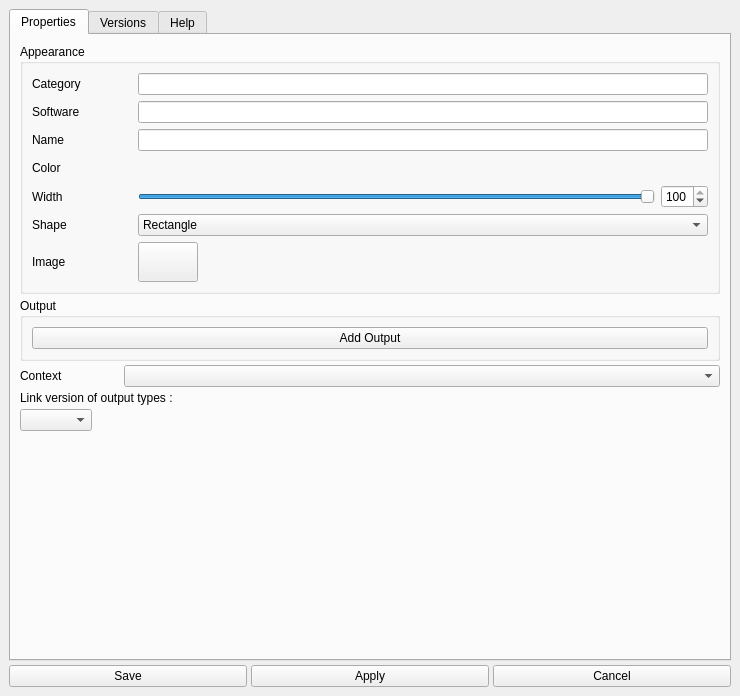
<?xml version="1.0" encoding="UTF-8"?>
<ui version="4.0">
 <class>MainWindow</class>
 <widget class="QMainWindow" name="MainWindow">
  <property name="windowModality">
   <enum>Qt::ApplicationModal</enum>
  </property>
  <property name="geometry">
   <rect>
    <x>0</x>
    <y>0</y>
    <width>740</width>
    <height>696</height>
   </rect>
  </property>
  <property name="windowTitle">
   <string>Pypeline Types Editor</string>
  </property>
  <widget class="QWidget" name="centralwidget">
   <layout class="QHBoxLayout" name="horizontalLayout_6">
    <property name="spacing">
     <number>0</number>
    </property>
    <property name="leftMargin">
     <number>9</number>
    </property>
    <property name="topMargin">
     <number>9</number>
    </property>
    <property name="rightMargin">
     <number>9</number>
    </property>
    <property name="bottomMargin">
     <number>9</number>
    </property>
    <item>
     <layout class="QVBoxLayout" name="verticalLayout_6">
      <property name="spacing">
       <number>4</number>
      </property>
      <item>
       <layout class="QHBoxLayout" name="horizontalLayout" stretch="0">
        <property name="spacing">
         <number>6</number>
        </property>
        <item>
         <widget class="QTabWidget" name="tabWidget">
          <property name="currentIndex">
           <number>0</number>
          </property>
          <widget class="QWidget" name="tabProperties">
           <attribute name="title">
            <string>Properties</string>
           </attribute>
           <layout class="QVBoxLayout" name="verticalLayout_7">
            <property name="spacing">
             <number>4</number>
            </property>
            <item>
             <widget class="QGroupBox" name="groupBox_2">
              <property name="title">
               <string>Appearance</string>
              </property>
              <layout class="QVBoxLayout" name="verticalLayout_10">
               <item>
                <layout class="QHBoxLayout" name="horizontalLayout_20">
                 <item>
                  <widget class="QLabel" name="label_15">
                   <property name="minimumSize">
                    <size>
                     <width>100</width>
                     <height>0</height>
                    </size>
                   </property>
                   <property name="toolTip">
                    <string>Helpfull to order the types in the type area</string>
                   </property>
                   <property name="text">
                    <string>Category</string>
                   </property>
                  </widget>
                 </item>
                 <item>
                  <widget class="QLineEdit" name="categoryLineEdit">
                   <property name="toolTip">
                    <string>Helpfull to order the types in the type area</string>
                   </property>
                  </widget>
                 </item>
                </layout>
               </item>
               <item>
                <layout class="QHBoxLayout" name="horizontalLayout_18">
                 <item>
                  <widget class="QLabel" name="label_13">
                   <property name="minimumSize">
                    <size>
                     <width>100</width>
                     <height>0</height>
                    </size>
                   </property>
                   <property name="text">
                    <string>Software</string>
                   </property>
                  </widget>
                 </item>
                 <item>
                  <widget class="QLineEdit" name="softwareLineEdit"/>
                 </item>
                </layout>
               </item>
               <item>
                <layout class="QHBoxLayout" name="horizontalLayout_2">
                 <item>
                  <widget class="QLabel" name="label">
                   <property name="sizePolicy">
                    <sizepolicy hsizetype="Fixed" vsizetype="Preferred">
                     <horstretch>0</horstretch>
                     <verstretch>0</verstretch>
                    </sizepolicy>
                   </property>
                   <property name="minimumSize">
                    <size>
                     <width>100</width>
                     <height>0</height>
                    </size>
                   </property>
                   <property name="maximumSize">
                    <size>
                     <width>100</width>
                     <height>16777215</height>
                    </size>
                   </property>
                   <property name="toolTip">
                    <string>Name of the type</string>
                   </property>
                   <property name="text">
                    <string>Name</string>
                   </property>
                  </widget>
                 </item>
                 <item>
                  <widget class="QLineEdit" name="nameLineEdit">
                   <property name="toolTip">
                    <string>Name of the type</string>
                   </property>
                   <property name="statusTip">
                    <string/>
                   </property>
                  </widget>
                 </item>
                </layout>
               </item>
               <item>
                <layout class="QHBoxLayout" name="horizontalLayout_7">
                 <item>
                  <widget class="QLabel" name="colorLabel">
                   <property name="minimumSize">
                    <size>
                     <width>100</width>
                     <height>0</height>
                    </size>
                   </property>
                   <property name="maximumSize">
                    <size>
                     <width>100</width>
                     <height>16777215</height>
                    </size>
                   </property>
                   <property name="toolTip">
                    <string>Color of the type visible in the links, the type area and for a non-image shape</string>
                   </property>
                   <property name="text">
                    <string>Color</string>
                   </property>
                  </widget>
                 </item>
                 <item>
                  <widget class="QPushButton" name="colorButton">
                   <property name="toolTip">
                    <string>Color of the type visible in the links, the type area and for a non-image shape</string>
                   </property>
                   <property name="text">
                    <string/>
                   </property>
                   <property name="flat">
                    <bool>true</bool>
                   </property>
                  </widget>
                 </item>
                </layout>
               </item>
               <item>
                <layout class="QHBoxLayout" name="horizontalLayout_22">
                 <item>
                  <widget class="QLabel" name="label_17">
                   <property name="minimumSize">
                    <size>
                     <width>100</width>
                     <height>0</height>
                    </size>
                   </property>
                   <property name="text">
                    <string>Width</string>
                   </property>
                  </widget>
                 </item>
                 <item>
                  <widget class="QSlider" name="widthSlider">
                   <property name="minimum">
                    <number>20</number>
                   </property>
                   <property name="maximum">
                    <number>100</number>
                   </property>
                   <property name="value">
                    <number>100</number>
                   </property>
                   <property name="orientation">
                    <enum>Qt::Horizontal</enum>
                   </property>
                  </widget>
                 </item>
                 <item>
                  <widget class="QSpinBox" name="widthSpinBox">
                   <property name="minimum">
                    <number>20</number>
                   </property>
                   <property name="maximum">
                    <number>100</number>
                   </property>
                   <property name="value">
                    <number>100</number>
                   </property>
                  </widget>
                 </item>
                </layout>
               </item>
               <item>
                <layout class="QHBoxLayout" name="horizontalLayout_8" stretch="0,0">
                 <item>
                  <widget class="QLabel" name="label_6">
                   <property name="minimumSize">
                    <size>
                     <width>100</width>
                     <height>0</height>
                    </size>
                   </property>
                   <property name="maximumSize">
                    <size>
                     <width>100</width>
                     <height>16777215</height>
                    </size>
                   </property>
                   <property name="toolTip">
                    <string>Shape of the the node</string>
                   </property>
                   <property name="text">
                    <string>Shape</string>
                   </property>
                  </widget>
                 </item>
                 <item>
                  <widget class="QComboBox" name="shapeComboBox">
                   <property name="minimumSize">
                    <size>
                     <width>200</width>
                     <height>0</height>
                    </size>
                   </property>
                   <property name="toolTip">
                    <string>Shape of the the node</string>
                   </property>
                   <item>
                    <property name="text">
                     <string>Rectangle</string>
                    </property>
                   </item>
                   <item>
                    <property name="text">
                     <string>Circle</string>
                    </property>
                   </item>
                   <item>
                    <property name="text">
                     <string>Image</string>
                    </property>
                   </item>
                  </widget>
                 </item>
                </layout>
               </item>
               <item>
                <widget class="QWidget" name="imageWidget" native="true">
                 <layout class="QHBoxLayout" name="horizontalLayout_21">
                  <property name="leftMargin">
                   <number>0</number>
                  </property>
                  <property name="topMargin">
                   <number>0</number>
                  </property>
                  <property name="rightMargin">
                   <number>0</number>
                  </property>
                  <property name="bottomMargin">
                   <number>0</number>
                  </property>
                  <item>
                   <widget class="QLabel" name="label_11">
                    <property name="minimumSize">
                     <size>
                      <width>100</width>
                      <height>0</height>
                     </size>
                    </property>
                    <property name="text">
                     <string>Image</string>
                    </property>
                   </widget>
                  </item>
                  <item>
                   <widget class="QPushButton" name="shapeButton">
                    <property name="minimumSize">
                     <size>
                      <width>60</width>
                      <height>40</height>
                     </size>
                    </property>
                    <property name="text">
                     <string/>
                    </property>
                   </widget>
                  </item>
                  <item>
                   <spacer name="horizontalSpacer_2">
                    <property name="orientation">
                     <enum>Qt::Horizontal</enum>
                    </property>
                    <property name="sizeHint" stdset="0">
                     <size>
                      <width>40</width>
                      <height>20</height>
                     </size>
                    </property>
                   </spacer>
                  </item>
                 </layout>
                </widget>
               </item>
              </layout>
             </widget>
            </item>
            <item>
             <widget class="QGroupBox" name="groupBox">
              <property name="title">
               <string>Output</string>
              </property>
              <layout class="QVBoxLayout" name="verticalLayout_9">
               <item>
                <layout class="QVBoxLayout" name="outputLayout"/>
               </item>
               <item>
                <widget class="QPushButton" name="addOutputButton">
                 <property name="text">
                  <string>Add Output</string>
                 </property>
                </widget>
               </item>
              </layout>
             </widget>
            </item>
            <item>
             <layout class="QHBoxLayout" name="horizontalLayout_15" stretch="0,1">
              <item>
               <widget class="QLabel" name="label_10">
                <property name="minimumSize">
                 <size>
                  <width>100</width>
                  <height>0</height>
                 </size>
                </property>
                <property name="text">
                 <string>Context</string>
                </property>
               </widget>
              </item>
              <item>
               <widget class="QComboBox" name="contextComboBox"/>
              </item>
             </layout>
            </item>
            <item>
             <widget class="QLabel" name="label_3">
              <property name="toolTip">
               <string>The version number of the node will ba applyed to output nodes of this\ose types</string>
              </property>
              <property name="text">
               <string>Link version of output types :</string>
              </property>
             </widget>
            </item>
            <item>
             <layout class="QHBoxLayout" name="linksLayout">
              <item>
               <widget class="QComboBox" name="linksComboBox">
                <property name="toolTip">
                 <string>Versions number will be synchronized between nodes of those types directly connected to this node</string>
                </property>
               </widget>
              </item>
              <item>
               <spacer name="horizontalSpacer">
                <property name="orientation">
                 <enum>Qt::Horizontal</enum>
                </property>
                <property name="sizeHint" stdset="0">
                 <size>
                  <width>40</width>
                  <height>20</height>
                 </size>
                </property>
               </spacer>
              </item>
             </layout>
            </item>
            <item>
             <spacer name="verticalSpacer">
              <property name="orientation">
               <enum>Qt::Vertical</enum>
              </property>
              <property name="sizeHint" stdset="0">
               <size>
                <width>20</width>
                <height>40</height>
               </size>
              </property>
             </spacer>
            </item>
           </layout>
          </widget>
          <widget class="QWidget" name="tabVersions">
           <attribute name="title">
            <string>Versions</string>
           </attribute>
           <layout class="QVBoxLayout" name="verticalLayout_13">
            <item>
             <layout class="QHBoxLayout" name="horizontalLayout_23" stretch="1,0,0,0">
              <item>
               <widget class="QComboBox" name="versionComboBox"/>
              </item>
              <item>
               <widget class="QPushButton" name="newVersionPushButton">
                <property name="minimumSize">
                 <size>
                  <width>100</width>
                  <height>0</height>
                 </size>
                </property>
                <property name="text">
                 <string>New</string>
                </property>
               </widget>
              </item>
              <item>
               <widget class="QPushButton" name="publishVersionPushButton">
                <property name="minimumSize">
                 <size>
                  <width>100</width>
                  <height>0</height>
                 </size>
                </property>
                <property name="text">
                 <string>Publish</string>
                </property>
               </widget>
              </item>
              <item>
               <widget class="QPushButton" name="deleteVersionPushButton">
                <property name="minimumSize">
                 <size>
                  <width>100</width>
                  <height>0</height>
                 </size>
                </property>
                <property name="text">
                 <string>Delete</string>
                </property>
               </widget>
              </item>
             </layout>
            </item>
            <item>
             <widget class="QTabWidget" name="tabWidget_2">
              <property name="currentIndex">
               <number>0</number>
              </property>
              <widget class="QWidget" name="tab_2">
               <attribute name="title">
                <string>Actions</string>
               </attribute>
               <layout class="QVBoxLayout" name="verticalLayout_14">
                <item>
                 <layout class="QHBoxLayout" name="horizontalLayout_16" stretch="0,1">
                  <item>
                   <layout class="QVBoxLayout" name="verticalLayout">
                    <item>
                     <widget class="QLabel" name="label_4">
                      <property name="text">
                       <string>Actions</string>
                      </property>
                      <property name="alignment">
                       <set>Qt::AlignCenter</set>
                      </property>
                     </widget>
                    </item>
                    <item>
                     <widget class="QListWidget" name="actionListWidget"/>
                    </item>
                    <item>
                     <layout class="QHBoxLayout" name="horizontalLayout_17">
                      <item>
                       <widget class="QPushButton" name="addActionButton">
                        <property name="text">
                         <string/>
                        </property>
                       </widget>
                      </item>
                      <item>
                       <widget class="QPushButton" name="delActionButton">
                        <property name="text">
                         <string/>
                        </property>
                       </widget>
                      </item>
                      <item>
                       <widget class="QPushButton" name="upActionButton">
                        <property name="text">
                         <string/>
                        </property>
                       </widget>
                      </item>
                      <item>
                       <widget class="QPushButton" name="downActionButton">
                        <property name="text">
                         <string/>
                        </property>
                       </widget>
                      </item>
                     </layout>
                    </item>
                   </layout>
                  </item>
                  <item>
                   <layout class="QVBoxLayout" name="verticalLayout_2">
                    <item>
                     <layout class="QHBoxLayout" name="horizontalLayout_11">
                      <item>
                       <widget class="QLabel" name="label_7">
                        <property name="minimumSize">
                         <size>
                          <width>80</width>
                          <height>0</height>
                         </size>
                        </property>
                        <property name="toolTip">
                         <string>A sub menu will be created for all actions with this context</string>
                        </property>
                        <property name="text">
                         <string>Menu</string>
                        </property>
                       </widget>
                      </item>
                      <item>
                       <widget class="QLineEdit" name="actionMenuLineEdit">
                        <property name="toolTip">
                         <string>A sub menu will be created for all actions with this context</string>
                        </property>
                       </widget>
                      </item>
                     </layout>
                    </item>
                    <item>
                     <layout class="QHBoxLayout" name="horizontalLayout_5">
                      <item>
                       <widget class="QLabel" name="label_5">
                        <property name="minimumSize">
                         <size>
                          <width>80</width>
                          <height>0</height>
                         </size>
                        </property>
                        <property name="toolTip">
                         <string>Name of the action</string>
                        </property>
                        <property name="text">
                         <string>Name</string>
                        </property>
                       </widget>
                      </item>
                      <item>
                       <widget class="QLineEdit" name="actionNameLineEdit">
                        <property name="toolTip">
                         <string>Name of the action</string>
                        </property>
                       </widget>
                      </item>
                      <item>
                       <widget class="QCheckBox" name="actionStackCheckBox">
                        <property name="toolTip">
                         <string>Wait til the end of the action before running the next action in the action stack</string>
                        </property>
                        <property name="text">
                         <string>Stack</string>
                        </property>
                        <property name="checked">
                         <bool>true</bool>
                        </property>
                       </widget>
                      </item>
                     </layout>
                    </item>
                    <item>
                     <layout class="QHBoxLayout" name="horizontalLayout_9">
                      <item>
                       <widget class="QLabel" name="label_12">
                        <property name="minimumSize">
                         <size>
                          <width>80</width>
                          <height>0</height>
                         </size>
                        </property>
                        <property name="toolTip">
                         <string>A window will be prompt with this warning to ensure you want to run this action</string>
                        </property>
                        <property name="text">
                         <string>Warning</string>
                        </property>
                       </widget>
                      </item>
                      <item>
                       <widget class="QLineEdit" name="actionWarningLineEdit">
                        <property name="toolTip">
                         <string>A window will be prompt with this warning to ensure you want to run this action</string>
                        </property>
                       </widget>
                      </item>
                     </layout>
                    </item>
                    <item>
                     <layout class="QHBoxLayout" name="horizontalLayout_19">
                      <item>
                       <widget class="QLabel" name="label_14">
                        <property name="minimumSize">
                         <size>
                          <width>80</width>
                          <height>0</height>
                         </size>
                        </property>
                        <property name="toolTip">
                         <string>List of the users who will be able to see and launch the action</string>
                        </property>
                        <property name="text">
                         <string>Users</string>
                        </property>
                       </widget>
                      </item>
                      <item>
                       <widget class="QLineEdit" name="actionUsersLineEdit">
                        <property name="toolTip">
                         <string>List of the users who will be able to see and launch the action</string>
                        </property>
                       </widget>
                      </item>
                     </layout>
                    </item>
                    <item>
                     <layout class="QHBoxLayout" name="actionTextLayout">
                      <property name="spacing">
                       <number>0</number>
                      </property>
                     </layout>
                    </item>
                   </layout>
                  </item>
                 </layout>
                </item>
               </layout>
              </widget>
              <widget class="QWidget" name="tab_3">
               <attribute name="title">
                <string>Parameters</string>
               </attribute>
               <layout class="QVBoxLayout" name="verticalLayout_15">
                <item>
                 <layout class="QHBoxLayout" name="horizontalLayout_10" stretch="0,1">
                  <item>
                   <layout class="QVBoxLayout" name="verticalLayout_4">
                    <item>
                     <widget class="QListWidget" name="paramListWidget">
                      <property name="maximumSize">
                       <size>
                        <width>300</width>
                        <height>16777215</height>
                       </size>
                      </property>
                     </widget>
                    </item>
                    <item>
                     <layout class="QHBoxLayout" name="horizontalLayout_3">
                      <item>
                       <widget class="QPushButton" name="addParamButton"/>
                      </item>
                      <item>
                       <widget class="QPushButton" name="delParamButton"/>
                      </item>
                      <item>
                       <widget class="QPushButton" name="upParamButton"/>
                      </item>
                      <item>
                       <widget class="QPushButton" name="downParamButton"/>
                      </item>
                     </layout>
                    </item>
                   </layout>
                  </item>
                  <item>
                   <layout class="QVBoxLayout" name="verticalLayout_3">
                    <property name="spacing">
                     <number>4</number>
                    </property>
                    <item>
                     <layout class="QHBoxLayout" name="horizontalLayout_14">
                      <item>
                       <widget class="QLabel" name="label_8">
                        <property name="minimumSize">
                         <size>
                          <width>100</width>
                          <height>0</height>
                         </size>
                        </property>
                        <property name="toolTip">
                         <string>Name of the parameter. The value of this parameter will be stored in an environment variable with the same name at the execution</string>
                        </property>
                        <property name="text">
                         <string>Name</string>
                        </property>
                       </widget>
                      </item>
                      <item>
                       <widget class="QLineEdit" name="paramNameLineEdit">
                        <property name="toolTip">
                         <string>Name of the parameter. The value of this parameter will be stored in an environment variable with the same name at the execution</string>
                        </property>
                       </widget>
                      </item>
                     </layout>
                    </item>
                    <item>
                     <layout class="QHBoxLayout" name="horizontalLayout_4" stretch="0,1">
                      <item>
                       <widget class="QLabel" name="label_2">
                        <property name="minimumSize">
                         <size>
                          <width>100</width>
                          <height>0</height>
                         </size>
                        </property>
                        <property name="text">
                         <string>Type</string>
                        </property>
                       </widget>
                      </item>
                      <item>
                       <widget class="QComboBox" name="paramTypeComboBox">
                        <item>
                         <property name="text">
                          <string>Bool</string>
                         </property>
                        </item>
                        <item>
                         <property name="text">
                          <string>Int</string>
                         </property>
                        </item>
                        <item>
                         <property name="text">
                          <string>Float</string>
                         </property>
                        </item>
                        <item>
                         <property name="text">
                          <string>String</string>
                         </property>
                        </item>
                        <item>
                         <property name="text">
                          <string>Text</string>
                         </property>
                        </item>
                        <item>
                         <property name="text">
                          <string>Python</string>
                         </property>
                        </item>
                        <item>
                         <property name="text">
                          <string>File</string>
                         </property>
                        </item>
                        <item>
                         <property name="text">
                          <string>Enum</string>
                         </property>
                        </item>
                       </widget>
                      </item>
                     </layout>
                    </item>
                    <item>
                     <widget class="QLineEdit" name="enumLineEdit"/>
                    </item>
                    <item>
                     <layout class="QHBoxLayout" name="horizontalLayout_13" stretch="0,1">
                      <item>
                       <widget class="QLabel" name="label_9">
                        <property name="minimumSize">
                         <size>
                          <width>100</width>
                          <height>0</height>
                         </size>
                        </property>
                        <property name="toolTip">
                         <string>If editable, the value of this parameter will be visible and stored in the node. If not the value will be invisible and not fixed in the type</string>
                        </property>
                        <property name="text">
                         <string>Editable</string>
                        </property>
                       </widget>
                      </item>
                      <item>
                       <widget class="QCheckBox" name="paramVisibleCheckBox">
                        <property name="toolTip">
                         <string>If editable, the value of this parameter will be visible and stored in the node. If not the value will be invisible and not fixed in the type</string>
                        </property>
                        <property name="text">
                         <string/>
                        </property>
                        <property name="checked">
                         <bool>true</bool>
                        </property>
                       </widget>
                      </item>
                     </layout>
                    </item>
                    <item>
                     <layout class="QHBoxLayout" name="horizontalLayout_24" stretch="0,1">
                      <item>
                       <widget class="QLabel" name="advancedLabel">
                        <property name="minimumSize">
                         <size>
                          <width>100</width>
                          <height>0</height>
                         </size>
                        </property>
                        <property name="text">
                         <string>Advanced</string>
                        </property>
                       </widget>
                      </item>
                      <item>
                       <widget class="QCheckBox" name="advancedCheckBox">
                        <property name="text">
                         <string/>
                        </property>
                       </widget>
                      </item>
                     </layout>
                    </item>
                    <item>
                     <widget class="Line" name="line_2">
                      <property name="orientation">
                       <enum>Qt::Horizontal</enum>
                      </property>
                     </widget>
                    </item>
                    <item>
                     <widget class="QLabel" name="paramDefaultLabel">
                      <property name="text">
                       <string>Default Value</string>
                      </property>
                     </widget>
                    </item>
                    <item>
                     <layout class="QHBoxLayout" name="paramTextLayout">
                      <property name="spacing">
                       <number>0</number>
                      </property>
                     </layout>
                    </item>
                   </layout>
                  </item>
                 </layout>
                </item>
               </layout>
              </widget>
              <widget class="QWidget" name="tabScript">
               <attribute name="title">
                <string>Head Script</string>
               </attribute>
               <layout class="QVBoxLayout" name="verticalLayout_5"/>
              </widget>
             </widget>
            </item>
           </layout>
          </widget>
          <widget class="QWidget" name="tabHelp">
           <attribute name="title">
            <string>Help</string>
           </attribute>
           <layout class="QVBoxLayout" name="verticalLayout_12">
            <property name="spacing">
             <number>4</number>
            </property>
            <item>
             <widget class="QLabel" name="label_16">
              <property name="font">
               <font>
                <italic>false</italic>
               </font>
              </property>
              <property name="text">
               <string>Tooltip with markdown syntax :</string>
              </property>
             </widget>
            </item>
            <item>
             <widget class="QPlainTextEdit" name="helpTextEdit">
              <property name="toolTip">
               <string>Tooltip of the type in the type area. Use markdown encoding to customize appearence</string>
              </property>
             </widget>
            </item>
           </layout>
          </widget>
         </widget>
        </item>
       </layout>
      </item>
      <item>
       <layout class="QHBoxLayout" name="horizontalLayout_12">
        <item>
         <widget class="QPushButton" name="saveButton">
          <property name="text">
           <string>Save</string>
          </property>
         </widget>
        </item>
        <item>
         <widget class="QPushButton" name="applyButton">
          <property name="text">
           <string>Apply</string>
          </property>
         </widget>
        </item>
        <item>
         <widget class="QPushButton" name="closeButton">
          <property name="text">
           <string>Cancel</string>
          </property>
         </widget>
        </item>
       </layout>
      </item>
     </layout>
    </item>
   </layout>
  </widget>
 </widget>
 <resources/>
 <connections/>
</ui>
